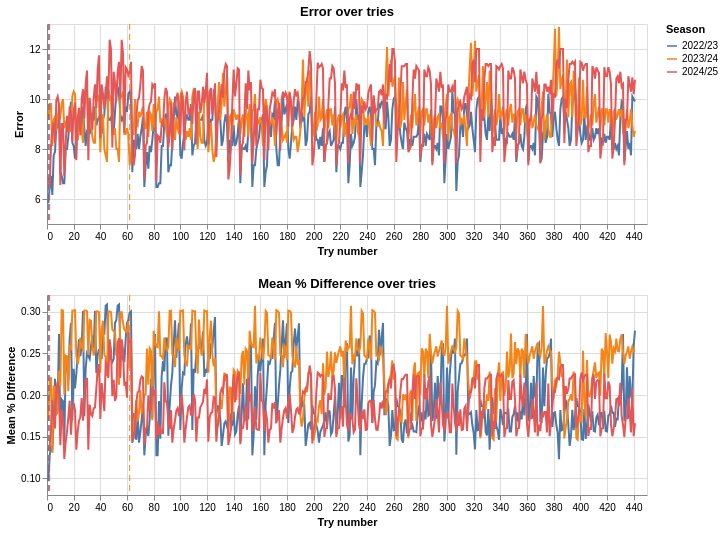

Notebook code for this chart:
### Code cell
# hist_df = pd.DataFrame(history)

# # best try per season (min Error, tie-break min Mean%Diff)
# best_df = (hist_df.sort_values(["seasons", "Error", "Mean%Diff"])
#                   .groupby("seasons", as_index=False)
#                   .first()[["seasons", "try"]])

# base = alt.Chart(hist_df).encode(
#     x=alt.X("try:Q", title="Try number"),
#     color=alt.Color("seasons:N", title="Season")
# )

# error_line = base.mark_line().encode(
#     y=alt.Y("Error:Q", scale=alt.Scale(zero=False),title="Error")
# )

# mpd_line = base.mark_line().encode(
#     y=alt.Y("Mean%Diff:Q", scale=alt.Scale(zero=False), title="Mean % Difference")
# )

# rules = alt.Chart(best_df).mark_rule(strokeDash=[6,4]).encode(
#     x="try:Q",
#     color=alt.Color("seasons:N", title="Season")
# )

# chart = alt.vconcat(
#     (error_line + rules).properties(width=600, height=200, title="Error over tries"),
#     (mpd_line + rules).properties(width=600, height=200, title="Mean % Difference over tries")
# ).resolve_scale(color="shared")

# chart

### Figure 1 — Vega-Lite specification as saved in the notebook (floating-point values rounded to 4 significant figures; data arrays with more than 128 entries replaced by an {"elided": "..."} marker saying what was removed)
{"config": {"view": {"continuousWidth": 300, "continuousHeight": 300}}, "vconcat": [{"layer": [{"data": {"name": "data-8b4e7126eb4decccb1562bf1977cb3ed"}, "mark": {"type": "line"}, "encoding": {"color": {"field": "seasons", "title": "Season", "type": "nominal"}, "x": {"field": "try", "title": "Try number", "type": "quantitative"}, "y": {"field": "Error", "scale": {"zero": false}, "title": "Error", "type": "quantitative"}}}, {"data": {"name": "data-cdf988bb68ba6405fc3a521ae09ec635"}, "mark": {"type": "rule", "strokeDash": [6, 4]}, "encoding": {"color": {"field": "seasons", "title": "Season", "type": "nominal"}, "x": {"field": "try", "type": "quantitative"}}}], "height": 200, "title": "Error over tries", "width": 600}, {"layer": [{"data": {"name": "data-8b4e7126eb4decccb1562bf1977cb3ed"}, "mark": {"type": "line"}, "encoding": {"color": {"field": "seasons", "title": "Season", "type": "nominal"}, "x": {"field": "try", "title": "Try number", "type": "quantitative"}, "y": {"field": "Mean%Diff", "scale": {"zero": false}, "title": "Mean % Difference", "type": "quantitative"}}}, {"data": {"name": "data-cdf988bb68ba6405fc3a521ae09ec635"}, "mark": {"type": "rule", "strokeDash": [6, 4]}, "encoding": {"color": {"field": "seasons", "title": "Season", "type": "nominal"}, "x": {"field": "try", "type": "quantitative"}}}], "height": 200, "title": "Mean % Difference over tries", "width": 600}], "resolve": {"scale": {"color": "shared"}}, "$schema": "https://vega.github.io/schema/vega-lite/v6.4.1.json", "datasets": {"data-8b4e7126eb4decccb1562bf1977cb3ed": {"elided": "1323 records"}, "data-cdf988bb68ba6405fc3a521ae09ec635": [{"seasons": "2022/23", "try": 1}, {"seasons": "2023/24", "try": 62}, {"seasons": "2024/25", "try": 2}]}}
